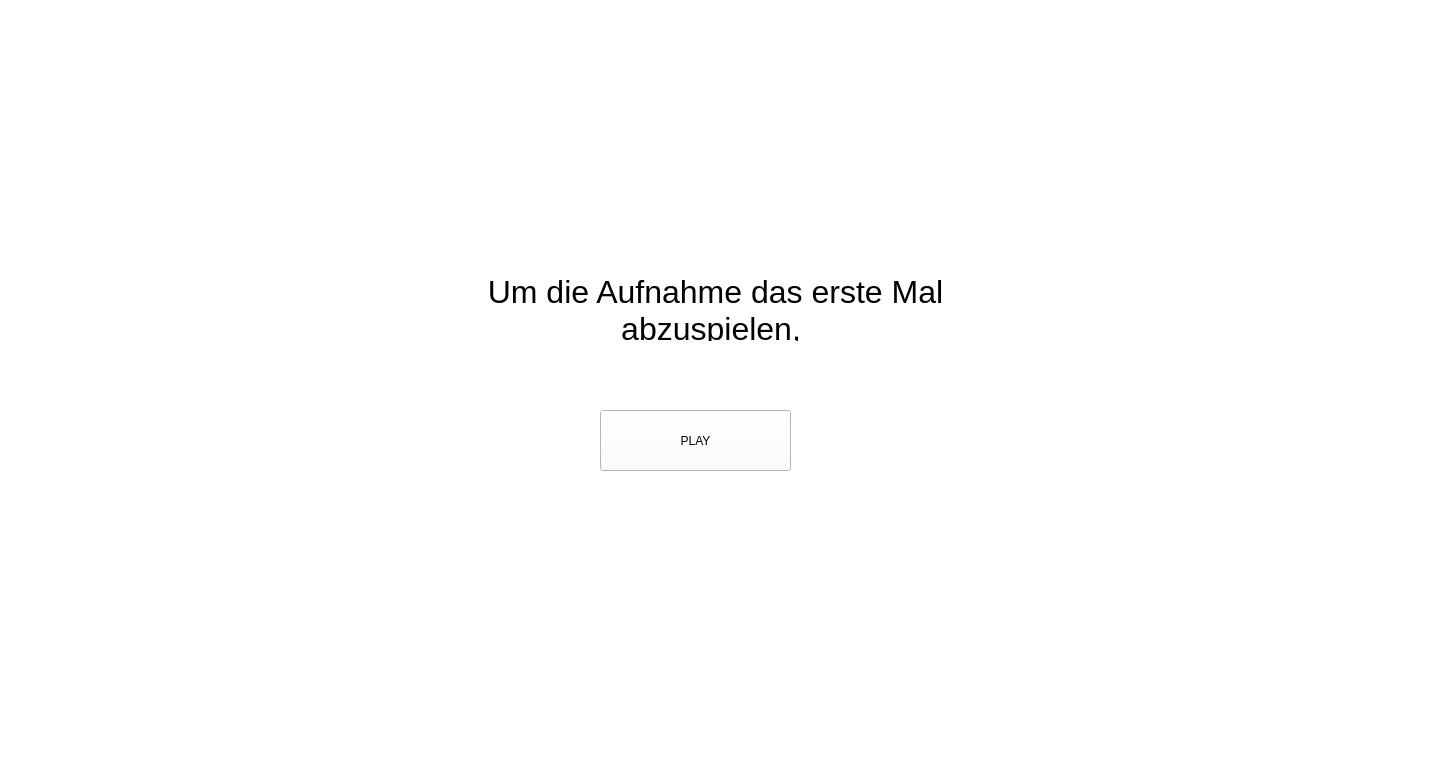
<?xml version="1.0" encoding="UTF-8"?>
<ui version="4.0">
 <class>Form</class>
 <widget class="QWidget" name="Form">
  <property name="geometry">
   <rect>
    <x>0</x>
    <y>0</y>
    <width>1440</width>
    <height>757</height>
   </rect>
  </property>
  <property name="windowTitle">
   <string>Form</string>
  </property>
  <widget class="QFrame" name="frame">
   <property name="geometry">
    <rect>
     <x>-40</x>
     <y>-20</y>
     <width>1511</width>
     <height>981</height>
    </rect>
   </property>
   <property name="styleSheet">
    <string notr="true">background-color: white;</string>
   </property>
   <property name="frameShape">
    <enum>QFrame::StyledPanel</enum>
   </property>
   <property name="frameShadow">
    <enum>QFrame::Raised</enum>
   </property>
   <widget class="QPushButton" name="pushButton">
    <property name="geometry">
     <rect>
      <x>640</x>
      <y>430</y>
      <width>191</width>
      <height>61</height>
     </rect>
    </property>
    <property name="styleSheet">
     <string notr="true"/>
    </property>
    <property name="text">
     <string>PLAY</string>
    </property>
   </widget>
   <widget class="QTextBrowser" name="textBrowser">
    <property name="geometry">
     <rect>
      <x>430</x>
      <y>290</y>
      <width>651</width>
      <height>71</height>
     </rect>
    </property>
    <property name="frameShape">
     <enum>QFrame::NoFrame</enum>
    </property>
    <property name="verticalScrollBarPolicy">
     <enum>Qt::ScrollBarAlwaysOff</enum>
    </property>
    <property name="horizontalScrollBarPolicy">
     <enum>Qt::ScrollBarAlwaysOff</enum>
    </property>
    <property name="html">
     <string>&lt;!DOCTYPE HTML PUBLIC &quot;-//W3C//DTD HTML 4.0//EN&quot; &quot;http://www.w3.org/TR/REC-html40/strict.dtd&quot;&gt;
&lt;html&gt;&lt;head&gt;&lt;meta name=&quot;qrichtext&quot; content=&quot;1&quot; /&gt;&lt;style type=&quot;text/css&quot;&gt;
p, li { white-space: pre-wrap; }
&lt;/style&gt;&lt;/head&gt;&lt;body style=&quot; font-family:'.AppleSystemUIFont'; font-size:13pt; font-weight:400; font-style:normal;&quot;&gt;
&lt;p align=&quot;center&quot; style=&quot; margin-top:0px; margin-bottom:0px; margin-left:0px; margin-right:0px; -qt-block-indent:0; text-indent:0px;&quot;&gt;&lt;span style=&quot; font-size:24pt;&quot;&gt;Um die Aufnahme das erste Mal abzuspielen, &lt;/span&gt;&lt;/p&gt;
&lt;p align=&quot;center&quot; style=&quot; margin-top:0px; margin-bottom:0px; margin-left:0px; margin-right:0px; -qt-block-indent:0; text-indent:0px;&quot;&gt;&lt;span style=&quot; font-size:24pt;&quot;&gt;klicken Sie auf &amp;quot;PLAY&amp;quot;:&lt;/span&gt;&lt;/p&gt;&lt;/body&gt;&lt;/html&gt;</string>
    </property>
   </widget>
  </widget>
 </widget>
 <resources>
  <include location="test/resources.qrc"/>
 </resources>
 <connections/>
</ui>
